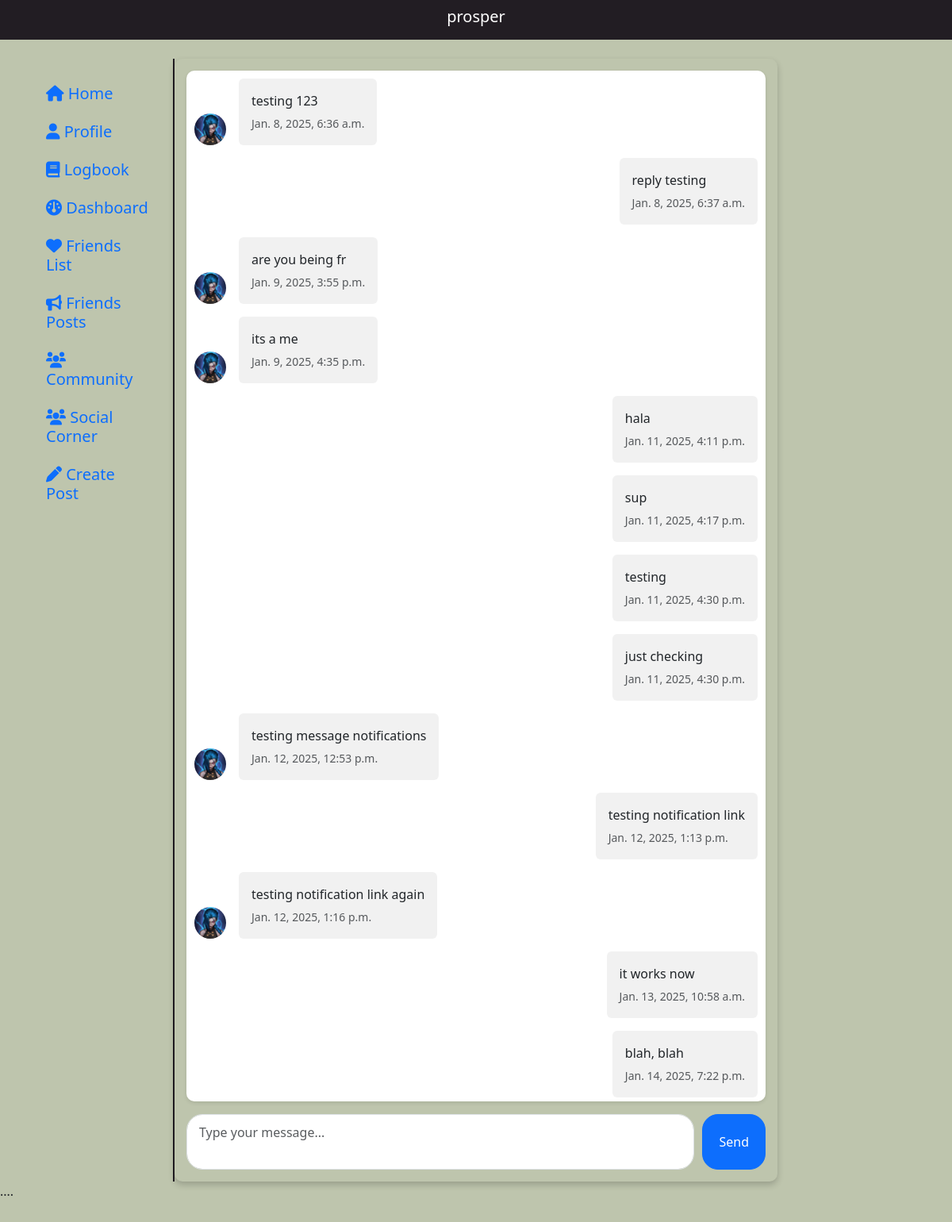
The app's page /habit_tracker/chat/1/ (signed in) with its own data.
### habit_tracker/models.py (models this page shows, shortened)
class CustomUser(AbstractUser):
    AGE_GROUP_CHOICES = [
        ("13-17", "13-17 years"),
        ("18-24", "18-24 years"),
        ("25-34", "25-34 years"),
        ("35-44", "35-44 years"),
        ("45-54", "45-54 years"),
        ("55+", "55+ years"),
    ]
    GENDER_CHOICES = [
        ("male", "Male"),
        ("female", "Female"),
        ("no gender", "Prefer not to say")
    ]
    age_group = models.CharField(max_length=10, choices=AGE_GROUP_CHOICES, null=True, blank=True)
    gender = models.CharField(max_length=20, choices=GENDER_CHOICES, blank=True, null=True)
    real_name = models.CharField(max_length=150)
    user_bio = models.TextField(max_length=200, null=True, blank=True, default="No bio yet")
    points = models.IntegerField(default=0)
    profile_picture = models.ImageField(
        upload_to='profile_pictures/',
        null=True,
        blank=True,
        default='profile_pictures/default.jpeg'
    )
    friends = models.ManyToManyField('self', blank=True, symmetrical=True)
    groups = models.ManyToManyField(
        "auth.Group",
        related_name="custom_user_groups",
        blank=True,
    )
    user_permissions = models.ManyToManyField(
        "auth.Permission",
        related_name="custom_user_permissions",
        blank=True,
    )

class ChatMessage(models.Model):
    sender = models.ForeignKey(CustomUser, on_delete=models.CASCADE, related_name='sent_messages')
    receiver = models.ForeignKey(CustomUser, on_delete=models.CASCADE, related_name='received_messages')
    content = models.TextField()
    timestamp = models.DateTimeField(auto_now_add=True)

### habit_tracker/views.py (the view)
# urls.py: path("chat/<int:friend_id>/", views.chat_page, name="chat"),
def chat_page(request, friend_id):
    friend = get_object_or_404(CustomUser, id=friend_id)
    messages = ChatMessage.objects.filter(
        sender__in=[request.user, friend],
        receiver__in=[request.user, friend]
    ).order_by('timestamp')
    for msg in messages:
        msg.message_class = 'outgoing' if msg.sender == request.user else 'incoming'
    return render(request, "habit_tracker/chat_page.html", {
        "friend": friend,
        "messages": messages
    })

### habit_tracker/templates/habit_tracker/chat_page.html (shortened to what this page needs)
{% extends "habit_tracker/layout.html" %}
{% load static %}
{% block nav %}
    <div style="background-color: #221d23;">
        <header class="d-flex justify-content-center align-items-center" style="height: 50px;">
            <h5 style="color: white;">{{ friend.username }}</h5>
        </header>
    </div>
{% endblock %}
{% block main %}
    <div class="row">
        <nav class="col-md-3 col-lg-2 d-none d-md-block sidebar" id="friendnav">
            <div class="position-sticky d-flex justify-content-center">
                <ul class="nav flex-column mt-4">
                    <li class="nav-item">
                        <a class="nav-link" href="{% url 'index' %}">
                            <h5><i class="fas fa-home"></i> Home</h5>
                        </a>
                    </li>
                    <li class="nav-item">
                        {% if user.is_authenticated %}
                            <a class="nav-link" href="{% url 'profile' user.id %}">
                                <h5><i class="fas fa-user"></i> Profile</h5>
                            </a>
                        {% else %}
                            <a class="nav-link" href="{% url 'login' %}">
                                <h5><i class="fas fa-sign-in-alt"></i> Login</h5>
                            </a>
                        {% endif %}
                    </li>
                    <li class="nav-item">
                        <a class="nav-link" href="{% url 'log_page' %}">
                            <h5><i class="fas fa-book"></i> Logbook</h5>
                        </a>
                    </li>
                    <li class="nav-item">
                        <a class="nav-link" href="{% url 'dashboard' %}">
                            <h5><i class="fas fa-gauge"></i> Dashboard</h5>
                        </a>
                    </li>
                    <li class="nav-item">
                        <a class="nav-link" href="{% url 'friends_list' %}">
                            <h5><i class="fas fa-heart"></i> Friends List</h5>
                        </a>
                    </li>
                    <li class="nav-item">
                        <a class="nav-link" href="{% url 'friends_posts' %}">
                            <h5><i class="fas fa-bullhorn"></i> Friends Posts</h5>
                        </a>
                    </li>
                    <li class="nav-item">
                        <a class="nav-link" href="{% url 'community' %}">
                            <h5><i class="fas fa-users"></i> Community</h5>
                        </a>
                    </li>
                    <li class="nav-item">
                        <a class="nav-link" href="{% url 'friends_corner' %}">
                            <h5><i class="fas fa-users"></i> Social Corner</h5>
                        </a>
                    </li>
                    <li class="nav-item">
                        <a class="nav-link" href="{% url 'make_post' %}">
                            <h5><i class="fas fa-pen"></i> Create Post</h5>
                        </a>
                    </li>
                </ul>
            </div>
        </nav>
        <div id="chat-container" class="col-lg-8 col-md-6 col-sm-10" style="background-color: #bec5ad;">
            <div id="chat-messages" style="max-height: 70vh; overflow-y: auto; padding: 10px;">
                {% for message in messages %}
                    <div class="message-row {{ message.message_class }} d-flex mb-3 align-items-end">
                        {% if message.message_class == "incoming" %}
                            <img src="{{ friend.profile_picture.url }}"
                                 alt="Friend's Profile"
                                 class="profile-picture rounded-circle me-3"
                                 style="width: 40px; height: 40px; object-fit: cover;">
                        {% endif %}
                        <div class="message-content p-3 rounded" style="background-color: #f1f1f1;">
                            <p class="mb-1" style="white-space: pre-wrap;">{{ message.content }}</p>
                            <small class="text-muted">{{ message.timestamp }}</small>
                        </div>
                    </div>
                {% endfor %}
            </div>
            <div class="chat-input-container d-flex mt-3" style="gap: 10px;">
                <textarea id="chat-input" class="form-control" placeholder="Type your message..." style="resize: none;"></textarea>
                <button id="send-button" data-friend-id="{{ friend.id }}" class="btn btn-primary">Send</button>
            </div>
        </div>
    </div>
{% endblock %}

### habit_tracker/static/habit_tracker/styles.css (style rules this page uses)
body { background-color: #bec5ad !important; }
#commnav, #smallcommnav, #postsDiv, #friendnav, #smallfriendnav { border-right: 2px solid #221d23; margin-top: 0; }
#chat-container { background-color: #f8f9fa; border-radius: 10px; box-shadow: 0 4px 8px rgba(0, 0, 0, 0.2); padding: 15px; }
.message-row { display: flex; align-items: flex-end; }
.message-row.outgoing { justify-content: flex-end; }
.message-row.incoming { justify-content: flex-start; }
.message-content { max-width: 70%; border-radius: 20px; position: relative; }
.profile-picture { width: 40px; height: 40px; object-fit: cover; }
#chat-messages { background-color: #fff; border-radius: 10px; padding: 15px; box-shadow: 0 2px 5px rgba(0, 0, 0, 0.1); }
#chat-input { flex-grow: 1; border-radius: 20px; padding: 10px 15px; }
button#send-button { border-radius: 20px; padding: 10px 20px; }
.btn-primary { transition: all 0.3s ease-in-out; }

### records on screen
CustomUser: username "prosper"
ChatMessage: profile_picture (picture), content "testing 123", timestamp "Jan. 8, 2025, 6:36 a.m."
ChatMessage: content "reply testing", timestamp "Jan. 8, 2025, 6:37 a.m."
ChatMessage: profile_picture (picture), content "are you being fr", timestamp "Jan. 9, 2025, 3:55 p.m."
ChatMessage: profile_picture (picture), content "its a me", timestamp "Jan. 9, 2025, 4:35 p.m."
ChatMessage: content "hala", timestamp "Jan. 11, 2025, 4:11 p.m."
ChatMessage: content "sup", timestamp "Jan. 11, 2025, 4:17 p.m."
ChatMessage: content "testing", timestamp "Jan. 11, 2025, 4:30 p.m."
ChatMessage: content "just checking", timestamp "Jan. 11, 2025, 4:30 p.m."
ChatMessage: profile_picture (picture), content "testing message notifications", timestamp "Jan. 12, 2025, 12:53 p.m."
ChatMessage: content "testing notification link", timestamp "Jan. 12, 2025, 1:13 p.m."
ChatMessage: profile_picture (picture), content "testing notification link again", timestamp "Jan. 12, 2025, 1:16 p.m."
ChatMessage: content "it works now", timestamp "Jan. 13, 2025, 10:58 a.m."
ChatMessage: content "blah, blah", timestamp "Jan. 14, 2025, 7:22 p.m."
